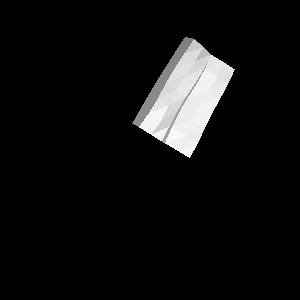

Write the Python code that produced this figure.
#!/usr/bin/env python

# Read an unstructured grid, convert to explicit structured grid,
# and crop it to a smaller extent.

import os

# Factory overrides
import vtkmodules.vtkInteractionStyle  # noqa: F401
import vtkmodules.vtkRenderingOpenGL2  # noqa: F401

from vtkmodules.vtkFiltersCore import (
    vtkExplicitStructuredGridCrop,
    vtkUnstructuredGridToExplicitStructuredGrid,
)
from vtkmodules.vtkIOXML import vtkXMLUnstructuredGridReader
from vtkmodules.vtkRenderingCore import (
    vtkActor,
    vtkDataSetMapper,
    vtkRenderWindow,
    vtkRenderWindowInteractor,
    vtkRenderer,
)

# Data file path (relative to this script)
data_dir = os.environ.get("VPE_DATA_DIR", os.path.dirname(os.path.abspath(__file__)))

# Reader: load the unstructured grid
reader = vtkXMLUnstructuredGridReader()
reader.SetFileName(os.path.join(data_dir, "explicitStructuredGrid.vtu"))
reader.Update()

# Filter: convert unstructured grid to explicit structured grid
esg_converter = vtkUnstructuredGridToExplicitStructuredGrid()
esg_converter.SetInputConnection(reader.GetOutputPort())
esg_converter.SetWholeExtent(0, 5, 0, 13, 0, 3)
esg_converter.SetInputArrayToProcess(0, 0, 0, 1, "BLOCK_I")
esg_converter.SetInputArrayToProcess(1, 0, 0, 1, "BLOCK_J")
esg_converter.SetInputArrayToProcess(2, 0, 0, 1, "BLOCK_K")
esg_converter.Update()

# Filter: crop the explicit structured grid
crop = vtkExplicitStructuredGridCrop()
crop.SetInputConnection(esg_converter.GetOutputPort())
crop.SetOutputWholeExtent(0, 5, 0, 6, 0, 3)
crop.Update()

# Mapper
mapper = vtkDataSetMapper()
mapper.SetInputConnection(crop.GetOutputPort())

# Actor
actor = vtkActor()
actor.SetMapper(mapper)

# Renderer
renderer = vtkRenderer()
renderer.AddActor(actor)

# Window
render_window = vtkRenderWindow()
render_window.SetSize(300, 300)
render_window.AddRenderer(renderer)
render_window.SetWindowName("explicit structuredgrid crop")

# Scene
renderer.ResetCamera()

# Interactor
interactor = vtkRenderWindowInteractor()
interactor.SetRenderWindow(render_window)

interactor.Initialize()
interactor.Start()
